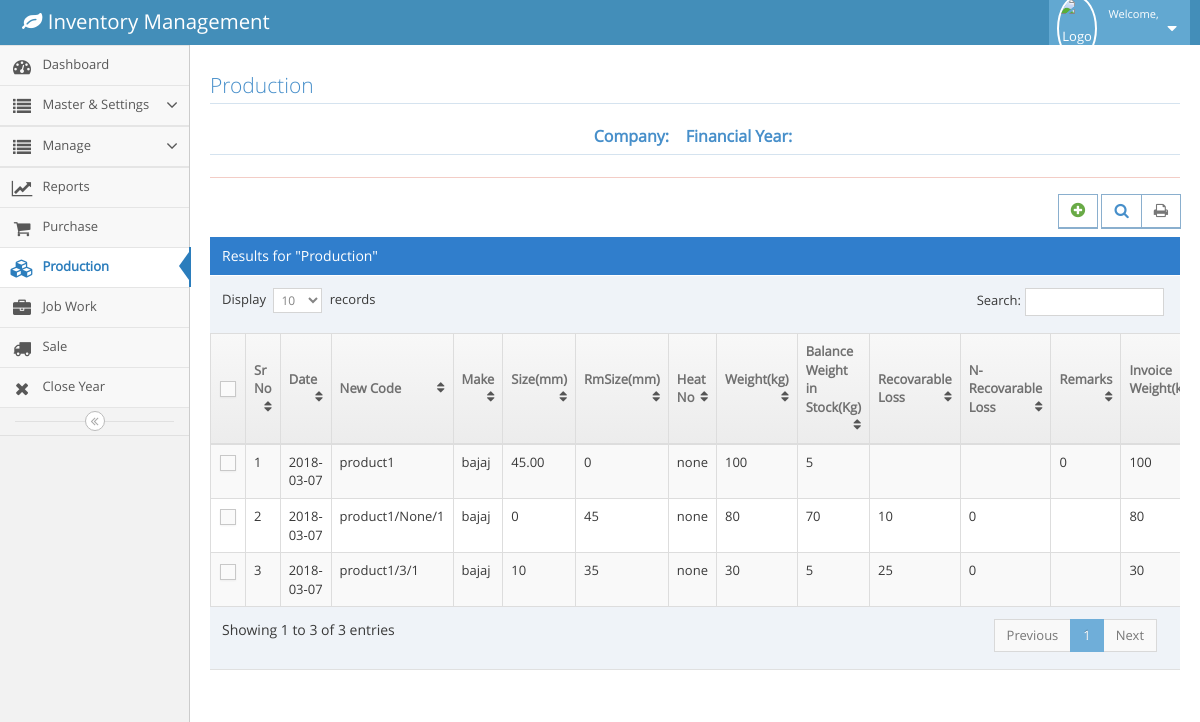
Screenshot of /production.php (signed in) with the database file from the repository.
### tables this page shows
CREATE TABLE `production` (
  `id` int(11) NOT NULL,
  `date` date NOT NULL,
  `previousCode` text NOT NULL,
  `carryforword` int(11) NOT NULL DEFAULT '0',
  `processMachine` text,
  `newCode` text NOT NULL,
  `lotNo` text NOT NULL,
  `make` text NOT NULL,
  `grade` text NOT NULL,
  `shape` text NOT NULL,
  `size` text NOT NULL,
  `rmsize` text NOT NULL,
  `heatNo` text NOT NULL,
  `actualWeight` double NOT NULL,
  `balanceWt` double NOT NULL,
  `openingbalwt` double NOT NULL,
  `inweight` double NOT NULL,
  `surface` text NOT NULL,
  `flag` int(11) NOT NULL,
  `fyId` int(11) NOT NULL,
  `companyId` int(11) NOT NULL,
  `recoverableLoss` double DEFAULT NULL,
  `nrLoss` double DEFAULT NULL,
  `percentgeLoss` double DEFAULT NULL,
  `jobWorkerId` int(11) DEFAULT NULL,
  `remark` text NOT NULL,
  `createdOn` timestamp NOT NULL DEFAULT CURRENT_TIMESTAMP,
  `checkCode` text NOT NULL,
  `dellock` int(11) NOT NULL DEFAULT '0',
  `dellockCarryforword` int(11) NOT NULL DEFAULT '0',
  `pur_fk_id` int(11) NOT NULL,
  `billNo` varchar(100) NOT NULL,
  `conditn` text
);

### production.php (the view, shortened to what this page needs)
<!DOCTYPE html>
<?php
  include('config.php');
  $fy=$_SESSION['fy'];
  $company=$_SESSION['cname'];
?>
<html lang="en">
	<head>
		<link rel="stylesheet" href="assets/css/bootstrap.min.css" />
		<link rel="stylesheet" href="assets/font-awesome/4.5.0/css/font-awesome.min.css" />
		<link rel="stylesheet" href="assets/css/ace.min.css" class="ace-main-stylesheet" id="main-ace-style" />
		<link rel="stylesheet" href="assets/css/ace-skins.min.css" />
		<link rel="stylesheet" href="assets/css/ace-rtl.min.css" />
	</head>
	<body class="no-skin">
		<?php include('navbar.php') ?>
		<div class="main-container ace-save-state" id="main-container">
			<?php include('menubar.php') ?>
			<div class="main-content">
				<div class="main-content-inner">
					<div class="page-content">
								<div class="row">
									<div class="col-xs-12">
										<h3 class="header smaller lighter blue">Production</h3>
										<h5 class="header blue lighter bigger" align="center">
												<b>Company:&nbsp; <?php echo $company ?>  &nbsp;
												Financial Year:&nbsp; <?php echo $fy ?> </b>
										</h5>
										<h5 class="header red lighter bigger">
											</h5>
										<div class="clearfix">
											<div class="pull-right tableTools-container">
												<div class="btn btn-white btn-primary btn-bold">
													<a class="blue" href="addproduction.php" data-toggle="tooltip" title="Add">
														<i class="ace-icon fa fa-plus-circle bigger-120 green"></i>
													</a>
												</div>
											</div>
										</div>
										<div class="table-header">
											Results for "Production"
										</div>
										<div style="overflow-x:auto;">
											<table id="dynamic-table" class="table table-striped table-bordered table-hover">
												<thead>
													<tr>
														<th class="center">
															<label class="pos-rel">
																<span class="lbl"></span>
															</label>
														</th>
														<th>Sr No</th>
														<th>Date</th>
														<th>New Code</th>
														<th>Make</th>
														<th>Size(mm)</th>
														<th>RmSize(mm)</th>
														<th>Heat No</th>
														<th>Weight(kg)</th>
														<th>Balance Weight in Stock(Kg)</th>
														<th>Recovarable Loss</th>
														<th>N-Recovarable Loss</th>
														<th>Remarks</th>
														<th>Invoice Weight(kg)</th>
													</tr>
												</thead>
												<tbody>
													<?php
									            		$query=mysqli_query($conn,"select * from production");
															$count=0;
															while($row=mysqli_fetch_array($query))
															{
																$count++;
																$date=$row['date'];
																$newcode=$row['newCode'];
																$make=$row['make'];
																$size=$row['size'];
																$rmsize=$row['rmsize'];
																$heatno=$row['heatNo'];
																$weight=$row['actualWeight'];
																$balweight=$row['balanceWt'];
																$recloss=$row['recoverableLoss'];
																$nrloss=$row['nrLoss'];
																$Remarks=$row['remark'];
																$invweight=$row['actualWeight'];
															?>
													<tr>
														<td class="center">
															<label class="pos-rel">
																<span class="lbl"></span>
															</label>
														</td>
														<td><?php echo $count;?></td>
														<td>
															<?php echo $date;?>
														</td>
														<td>
															<?php echo $newcode;?>
														</td>
														<td>
															<?php echo $make;?>
														</td>
														<td>
															<?php echo $size;?>
														</td>
														<td>
															<?php echo $rmsize;?>
														</td>
															<td>
															<?php echo $heatno;?>
														</td>
														<td>
															<?php echo $weight;?>
														</td>
														<td>
															<?php echo $balweight;?>
														</td>
														<td>
															<?php echo $recloss;?>
														</td>
														<td>
															<?php echo $nrloss;?>
														</td>
														<td>
															<?php echo $Remarks;?>
														</td>
														<td>
															<?php echo $invweight;?>
														</td>
													</tr>
													<?php
													}
												?>
													</tbody>
												</table>
											</div>
										</div>
									</div>
							</div>
						</div>
					</div>
		</div>
	</body>
</html>

### rows the page displays
production: date "2018-03-07", newCode "product1", make "bajaj", size "45.00", rmsize "0", heatNo "none", actualWeight "100", balanceWt "5", remark "0"
production: date "2018-03-07", newCode "product1/None/1", make "bajaj", size "0", rmsize "45", heatNo "none", actualWeight "80", balanceWt "70", recoverableLoss "10", nrLoss "0"
production: date "2018-03-07", newCode "product1/3/1", make "bajaj", size "10", rmsize "35", heatNo "none", actualWeight "30", balanceWt "5", recoverableLoss "25", nrLoss "0"
